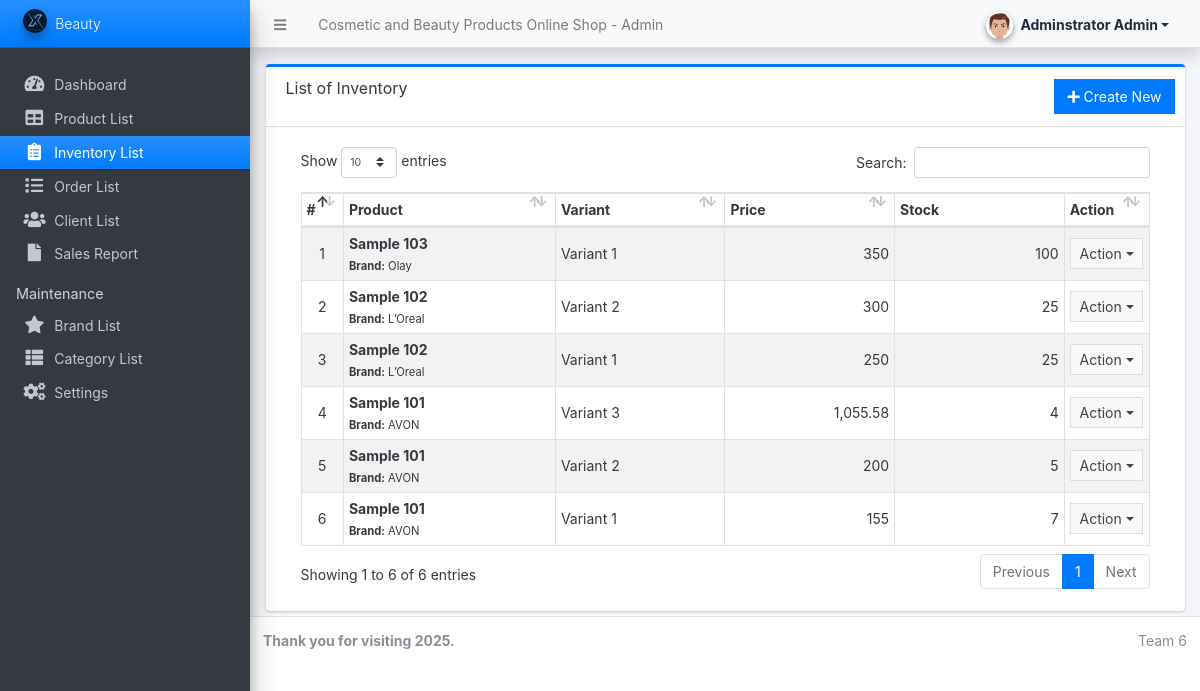
Before: /admin/?page=inventory (signed in) with the older database file.
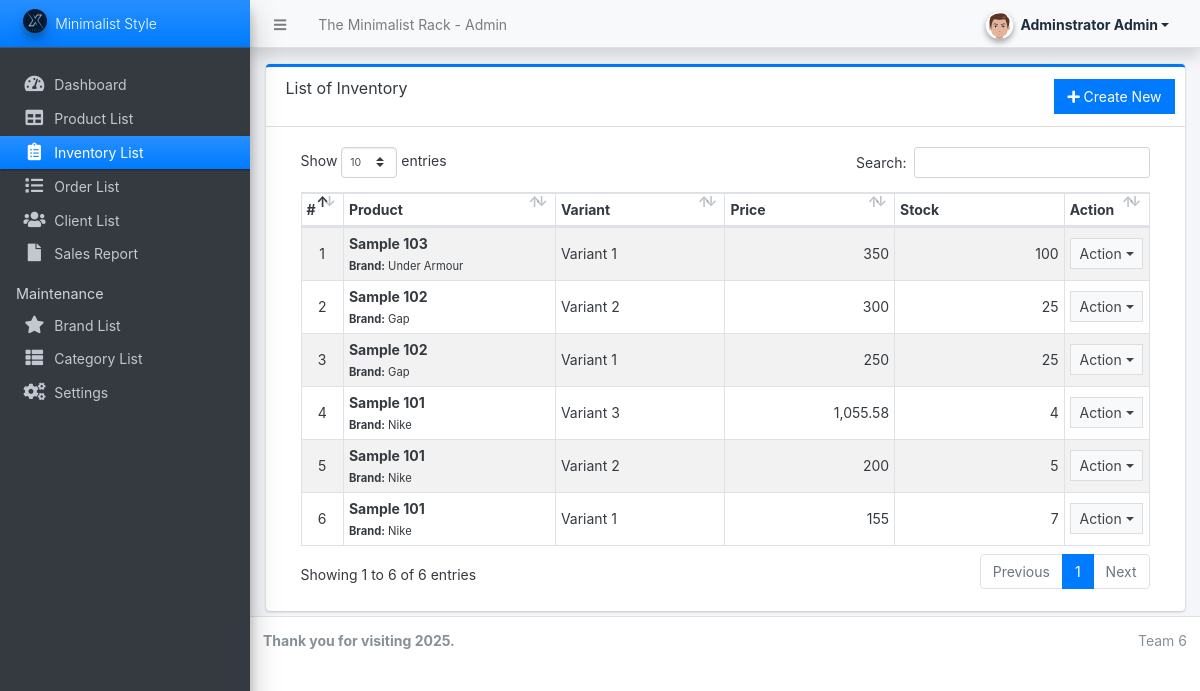
After: the same page with the newer database file.
### tables this page shows
CREATE TABLE `inventory` (
  `id` int(30) NOT NULL,
  `variant` text NOT NULL,
  `product_id` int(30) NOT NULL,
  `quantity` double NOT NULL,
  `price` float NOT NULL,
  `date_created` datetime NOT NULL DEFAULT current_timestamp(),
  `date_updated` datetime DEFAULT NULL ON UPDATE current_timestamp()
);

CREATE TABLE `brands` (
  `id` int(30) NOT NULL,
  `name` varchar(250) NOT NULL,
  `description` text DEFAULT NULL,
  `image_path` text DEFAULT NULL,
  `status` tinyint(1) NOT NULL DEFAULT 1,
  `delete_flag` tinyint(1) NOT NULL DEFAULT 0,
  `date_created` datetime NOT NULL DEFAULT current_timestamp()
);

CREATE TABLE `products` (
  `id` int(30) NOT NULL,
  `brand_id` int(30) NOT NULL,
  `category_id` int(30) NOT NULL,
  `name` varchar(250) NOT NULL,
  `specs` text NOT NULL,
  `status` tinyint(1) NOT NULL DEFAULT 1,
  `delete_flag` tinyint(1) NOT NULL DEFAULT 0,
  `date_created` datetime NOT NULL DEFAULT current_timestamp()
);

### config.php (called while the page is built, shortened)
<?php
require_once('classes/DBConnection.php');
require_once('classes/SystemSettings.php');
function validate_image($file){
	if(!empty($file)){
        $ex = explode("?",$file);
        $file = $ex[0];
        $ts = isset($ex[1]) ? "?".$ex[1] : '';
		if(is_file(base_app.$file)){
			return base_url.$file.$ts;
		}else{
			return base_url.'dist/img/no-image-available.png';
		}
	}else{
		return base_url.'dist/img/no-image-available.png';
	}
}
function format_num($number = '' , $decimal = ''){
    if(is_numeric($number)){
        $ex = explode(".",$number);
        $decLen = isset($ex[1]) ? strlen($ex[1]) : 0;
        if(is_numeric($decimal)){
            return number_format($number,$decimal);
        }else{
            return number_format($number,$decLen);
        }
    }else{
        return "Invalid Input";
    }
}
function isMobileDevice(){
    $aMobileUA = array(
        '/iphone/i' => 'iPhone',
        '/ipod/i' => 'iPod',
        '/ipad/i' => 'iPad',
        '/android/i' => 'Android',
        '/blackberry/i' => 'BlackBerry',
        '/webos/i' => 'Mobile'
    );
    return false;
}
?>

### classes/DBConnection.php (called while the page is built, shortened)
<?php
class DBConnection{
    private $host = DB_SERVER;
    private $username = DB_USERNAME;
    private $password = DB_PASSWORD;
    private $database = DB_NAME;
    public $conn;
    public function __construct(){
        if (!isset($this->conn)) {
            $this->conn = new mysqli($this->host, $this->username, $this->password, $this->database);
        }
    }
}
?>

### classes/SystemSettings.php (called while the page is built, shortened)
<?php
class SystemSettings extends DBConnection{
	function info($field=''){
		if(!empty($field)){
			if(isset($_SESSION['system_info'][$field]))
				return $_SESSION['system_info'][$field];
			else
				return false;
		}else{
			return false;
		}
	}
}
$_settings = new SystemSettings();
?>

### admin/inventory/index.php (the view, shortened to what the changed rows need)
<div class="card card-outline card-primary">
	<div class="card-body">
		<div class="container-fluid">
        <div class="container-fluid">
			<table class="table table-hover table-striped table-bordered">
				<colgroup>
				</colgroup>
				<thead>
					<tr>
						<th>#</th>
						<th>Product</th>
						<th>Variant</th>
						<th>Price</th>
						<th>Stock</th>
						<th>Action</th>
					</tr>
				</thead>
				<tbody>
					<?php
					$i = 1;
						$qry = $conn->query("SELECT i.*,p.name as product,b.name as bname from `inventory` i inner join `products` p on p.id = i.product_id inner join brands b on p.brand_id = b.id order by unix_timestamp(i.date_created) desc ");
						while($row = $qry->fetch_assoc()):
						$sold = $conn->query("SELECT SUM(ol.quantity) as sold FROM order_list ol inner join orders o on o.id = ol.order_id where ol.inventory_id='{$row['id']}' and o.`status` != 4 ");
						$sold = $sold->num_rows > 0 ? $sold->fetch_assoc()['sold'] : 0;
						$avail = $row['quantity'] - $sold;
						foreach($row as $k=> $v){
							$row[$k] = trim(stripslashes($v));
						}
					?>
						<tr>
							<td class="text-center"><?php echo $i++; ?></td>
							<td>
								<b><?php echo $row['product'] ?></b> <br>
								<small><b>Brand:</b> <?php echo $row['bname'] ?></small>
							</td>
							<td class=""><?php echo ($row['variant']) ?></td>
							<td class="text-right"><?php echo format_num($row['price']) ?></td>
							<td class="text-right"><?php echo $avail ?></td>
							<td align="center">
								 <button type="button" class="btn btn-flat btn-default btn-sm dropdown-toggle dropdown-icon" data-toggle="dropdown">
				                  		Action
				                  </button>
							</td>
						</tr>
					<?php endwhile; ?>
				</tbody>
			</table>
		</div>
		</div>
	</div>
</div>

### admin/inc/topBarNav.php (shortened to what the changed rows need)
<nav class="main-header navbar navbar-expand navbar-light shadow text-sm">
  <ul class="navbar-nav">
    <li class="nav-item d-none d-sm-inline-block">
      <a href="<?php echo base_url ?>" class="nav-link"><?php echo (!isMobileDevice()) ? $_settings->info('name'):$_settings->info('short_name'); ?> - Admin</a>
    </li>
  </ul>
</nav>

### admin/inc/navigation.php (shortened to what the changed rows need)
<aside class="main-sidebar sidebar-dark-blue elevation-4 sidebar-no-expand">
  <a href="<?php echo base_url ?>admin" class="brand-link bg-gradient-blue text-sm">
  <img src="<?php echo validate_image($_settings->info('logo'))?>" alt="Store Logo" class="brand-image img-circle elevation-3" style="opacity: .8;width: 1.5rem;height: 1.5rem;max-height: unset">
  <span class="brand-text font-weight-light"><?php echo $_settings->info('short_name') ?></span>
  </a>
</aside>

Changed rows visible on the page:
changed through a linked row, inventory "Sample 103": brands.name "Olay" → "Under Armour"
changed through a linked row, inventory (number 2 of 6 on the later page): brands.name "L’Oreal" → "Gap"
changed through a linked row, inventory (number 3 of 6 on the later page): brands.name "L’Oreal" → "Gap"
changed through a linked row, inventory "Variant 3": brands.name "AVON" → "Nike"
changed through a linked row, inventory (number 5 of 6 on the later page): brands.name "AVON" → "Nike"
changed through a linked row, inventory (number 6 of 6 on the later page): brands.name "AVON" → "Nike"
Other visible differences:
$_settings->info('name'): "Cosmetic and Beauty Products Online Shop" → "The Minimalist Rack"
$_settings->info('short_name'): "Beauty" → "Minimalist Style"
